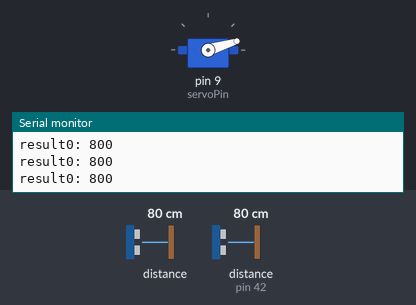
Recording of a sketch running on a simulated Arduino Uno, built with avr-gcc and run on an emulated ATmega328P. Parts: servo, the last lines printed to the serial monitor. Inputs (shaded band) come from the test bench; at power-on: distance to the obstacle 80 cm, distance to the obstacle (sensor on pin 42) 80 cm.

Above: at 1.2 s.
1.3 s: distance to the obstacle (sensor 0) set to 4 cm
At 1.46 s:
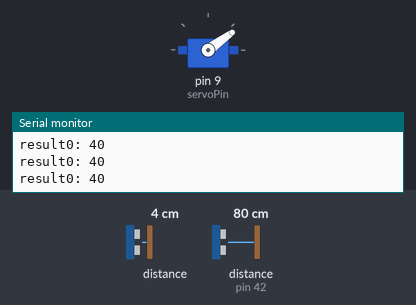
4.3 s: distance to the obstacle (sensor on pin 42) set to 9 cm
7.3 s: distance to the obstacle (sensor 0) set to 18 cm
10.3 s: distance to the obstacle (sensor on pin 42) set to 35 cm
13.3 s: distance to the obstacle (sensor 0) set to 120 cm
16.3 s: distance to the obstacle (sensor on pin 42) set to 4 cm
Timing chart, 0 to 20.3 s (numbered marks = the images above; inputs shaded):
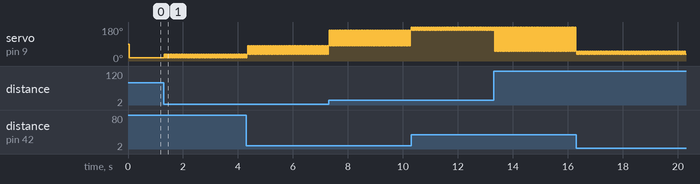

Measured:
- after the input at 1.3 s, servo on pin 9 (servoPin): alternates 36° for 0.03 s and 17° for 0.03 s, starting at once

The sketch:

time_flight.ino
```cpp
// include library
#include "Adafruit_VL53L0X.h"
#include "Servo.h"

// make an instance of the library:
Adafruit_VL53L0X sensor0 = Adafruit_VL53L0X();
Adafruit_VL53L0X sensor1 = Adafruit_VL53L0X();

Servo servoMotor;       // creates an instance of the servo object to control a servo
int servoPin = 9;       // Control pin for servo motor
int sensor1ShutdownPin = 2;
int sensor2ShutdownPin = 3;

const int maxDistance  = 2000;

void setup() {
  // initialize serial, wait 3 seconds for
  // Serial Monitor to open:
  Serial.begin(9600);
  if (!Serial) delay(3000);

  servoMotor.attach(servoPin);


  pinMode(sensor1ShutdownPin, OUTPUT);
  pinMode(sensor2ShutdownPin, OUTPUT);

 digitalWrite(sensor1ShutdownPin, LOW);
 digitalWrite(sensor2ShutdownPin, LOW);

 delay(10);

 digitalWrite(sensor1ShutdownPin, HIGH);
 digitalWrite(sensor2ShutdownPin, HIGH);
 digitalWrite(sensor2ShutdownPin, LOW);


  // initialize sensor, stop if it fails:
  if (!sensor0.begin(0x29)) {
    Serial.println("Sensor0 not responding. Check wiring.");
    while (true);
  }

 digitalWrite(sensor2ShutdownPin, HIGH);

  // initialize sensor, stop if it fails:
  if (!sensor1.begin(0x2A)) {
    Serial.println("Sensor1 not responding. Check wiring.");
    while (true);
  }

  /* config can be:
    VL53L0X_SENSE_DEFAULT: about 500mm range
    VL53L0X_SENSE_LONG_RANGE: about 2000mm range
    VL53L0X_SENSE_HIGH_SPEED: about 500mm range
    VL53L0X_SENSE_HIGH_ACCURACY: about 400mm range, 1mm accuracy
  */
  sensor0.configSensor(Adafruit_VL53L0X::VL53L0X_SENSE_LONG_RANGE);
  sensor1.configSensor(Adafruit_VL53L0X::VL53L0X_SENSE_LONG_RANGE);
  // set sensor to range continuously:
  sensor0.startRangeContinuous();
  sensor1.startRangeContinuous();

}
void loop() {
  if (sensor0.isRangeComplete()) {
    int result0 = sensor0.readRangeResult();
      Serial.print("result0: ");

      Serial.println(result0);
    if (result0 < maxDistance) {

      int servoAngle = map((result0)*5, 0, 2000, 0, 360);
      servoMotor.write(servoAngle);


    }
  }

  if (sensor1.isRangeComplete()) {

    int result1 = sensor1.readRangeResult();
    if (result1 < maxDistance) {

      int servoAngle = map((result1)*5, 0, 2000, 0, 360);
      servoMotor.write(servoAngle);
      //Serial.print("result1: ");

      //Serial.println(result1);
    }
  }


}
```
